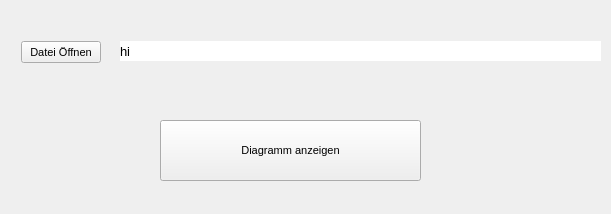
<?xml version="1.0" encoding="UTF-8"?>
<ui version="4.0">
 <class>MainWindow</class>
 <widget class="QMainWindow" name="MainWindow">
  <property name="geometry">
   <rect>
    <x>0</x>
    <y>0</y>
    <width>611</width>
    <height>214</height>
   </rect>
  </property>
  <property name="windowTitle">
   <string>MainWindow</string>
  </property>
  <widget class="QWidget" name="centralwidget">
   <widget class="QLabel" name="label">
    <property name="geometry">
     <rect>
      <x>120</x>
      <y>41</y>
      <width>481</width>
      <height>20</height>
     </rect>
    </property>
    <property name="font">
     <font>
      <pointsize>10</pointsize>
     </font>
    </property>
    <property name="autoFillBackground">
     <bool>false</bool>
    </property>
    <property name="styleSheet">
     <string notr="true">background-color:white</string>
    </property>
    <property name="text">
     <string>hi</string>
    </property>
    <property name="textFormat">
     <enum>Qt::AutoText</enum>
    </property>
   </widget>
   <widget class="QPushButton" name="DialogOpen">
    <property name="geometry">
     <rect>
      <x>160</x>
      <y>120</y>
      <width>261</width>
      <height>61</height>
     </rect>
    </property>
    <property name="font">
     <font>
      <pointsize>8</pointsize>
     </font>
    </property>
    <property name="text">
     <string>Diagramm anzeigen</string>
    </property>
   </widget>
   <widget class="QPushButton" name="TextSuche">
    <property name="geometry">
     <rect>
      <x>21</x>
      <y>41</y>
      <width>80</width>
      <height>22</height>
     </rect>
    </property>
    <property name="font">
     <font>
      <pointsize>8</pointsize>
     </font>
    </property>
    <property name="text">
     <string>Datei Öffnen</string>
    </property>
   </widget>
  </widget>
 </widget>
 <resources/>
 <connections/>
</ui>
